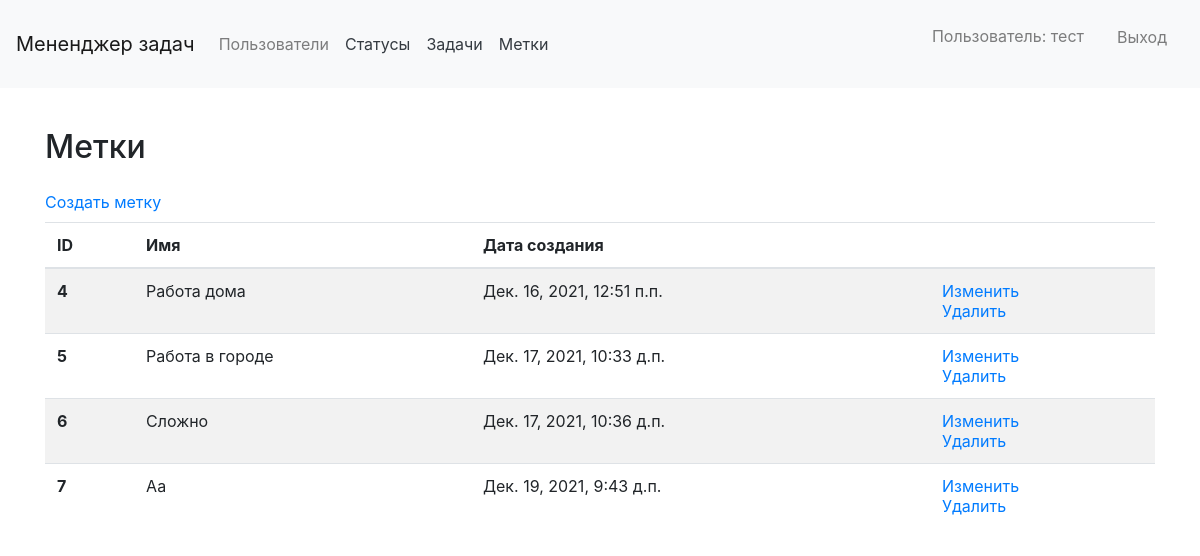
Page /lebels/ (signed in) on the committed database.
### main_page/models.py (models this page shows)
class CustomUser(AbstractUser):
    def __str__(self):
        return self.username

### tags/models.py (models this page shows, shortened)
class Tags(models.Model):
    name = models.CharField(max_length=20)
    created_at = models.DateTimeField(auto_now_add=True)
    class Meta(object):
        verbose_name = 'tag'
        verbose_name_plural = 'tags'

### tags/views.py (the view)
# urls.py: path('', TagsListView.as_view(), name='tags'),
class TagsListView(LoginRequiredMixin, ListView):
    model = Tags
    template_name = 'tags/tags_list.html'
    context_object_name = 'tags_list'
    login_url = reverse_lazy('login_page')
    redirect_field_name = 'redirect_to'

### templates/tags/tags_list.html (shortened to what this page needs)
{% extends 'main_template.html' %}
{% load i18n %}
{% block title %}
    <head>
    </head>
{% endblock %}
{% block content %}
<div class="container wrapper flex-grow-1">
    <h1 class="my-4 h2">
        {% trans "Метки" %}
    </h1>
    <a href='{% url "create_tag" %}'>{% trans "Создать метку" %}</a>
    <table class="table table-striped mt-2">
    <thead>
        <tr>
        <th scope="col">ID</th>
        <th scope="col">{% trans "Имя" %}</th>
        <th scope="col">{% trans "Дата создания" %}</th>
        <th scope="col"></th>
        </tr>
    </thead>
    <tbody>
        {% for tag in tags_list %}
            <tr>
            <th scope="row">{{ tag.pk }}</th>
            <td>{{ tag.name }}</td>
            <td>{{ tag.created_at }}</td>
            <td>
                {% if user.id == request.user.id %}
                    <a href='{% url "update_tag" tag.id %}'>{% trans "Изменить" %}</a> <br>
                    <a href='{% url "delete_tag" tag.id %}'>{% trans "Удалить" %}</a>
                {% endif %}
            </td>
            </tr>
        {% endfor %}
    </tbody>
    </table>
</div>
{% endblock %}

### templates/main_template.html (shortened to what this page needs)
{% load static %}
    {% load bootstrap4 %}
    {% bootstrap_css %}
{% load i18n %}
{% block title %}
{% endblock %}
<body class="d-flex flex-column min-vh-100">
    <nav class="navbar navbar-expand-lg navbar-light bg-light mb-3">
      <a class="navbar-brand" href="{% url 'home' %}"}>{% trans "Мененджер задач" %}</a>
      <div class="collapse navbar-collapse" id="navbarToggleExternalContent">
        <ul class="navbar-nav mr-auto">
          <li class="nav-item">
            <a class="nav-link" href="{% url 'users_page' %}">{% trans "Пользователи" %}</a>
          </li>
            {% if request.user.is_authenticated %}
                <a class="p-2 text-dark" href="{% url 'statuses' %}">{% trans 'Статусы' %}</a>
                <a class="p-2 text-dark" href="{% url 'tasks' %}">{% trans 'Задачи' %}</a>
                <a class="p-2 text-dark" href="{% url 'tags' %}">{% trans 'Метки' %}</a>
            {% endif %}
        </ul>
        <ul class="navbar-nav">
                {% if request.user.is_authenticated %}
                <li class="nav-link">
                    <p class="nav-link">{% trans 'Пользователь' %}: {{ user.get_username }}</p>
                </li>
                <li class="btn nav-link">
                    <a class="nav-link" href="{% url 'logout' %}">{% trans 'Выход' %}</a>
                </li>
                {% endif %}
        </ul>
      </div>
    </nav>
    {% block content %}
    {% endblock %}
</body></html>

### rows in the picture
CustomUser: get_username "тест"
Tags: pk "4", name "Работа дома", created_at "Дек. 16, 2021, 12:51 п.п."
Tags: pk "5", name "Работа в городе", created_at "Дек. 17, 2021, 10:33 д.п."
Tags: pk "6", name "Сложно", created_at "Дек. 17, 2021, 10:36 д.п."
Tags: pk "7", name "Аа", created_at "Дек. 19, 2021, 9:43 д.п."
